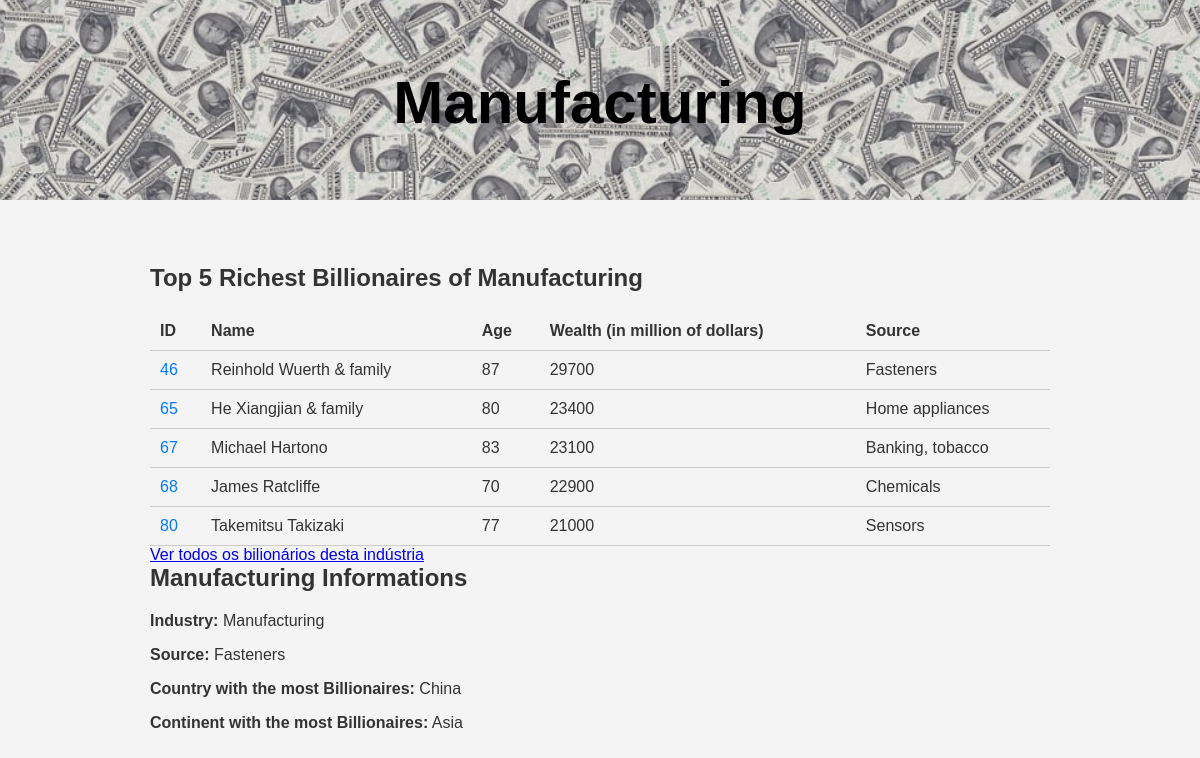
The app's page /industry_details/Manufacturing with its own data.
### tables this page shows
CREATE TABLE People (
        id INTEGER PRIMARY KEY,
        position INTEGER,
        wealth INTEGER,
        full_name TEXT,
        age INTEGER,
        citizenship TEXT,
        gender TEXT,
        birth_date NUMERIC,
        last_name TEXT,
        first_name TEXT,
        birth_year INTEGER,
        birth_month NUMERIC,
        birth_day INTEGER,
        residence_id INTEGER REFERENCES Residences (id),
        industry_id INTEGER REFERENCES Industries (id)
    );

CREATE TABLE Industries (
        id INTEGER PRIMARY KEY,
        industry TEXT,
        source TEXT
    );

CREATE TABLE Continents (
        id INTEGER PRIMARY KEY,
        continent TEXT
    );

### app.py (the view)
@app.route('/industry_details/<string:industry_name>')
def industry_details(industry_name):
    industry_details_query = """
    SELECT p.id, p.full_name, p.age, p.wealth, i.source
    FROM industries i
    JOIN people p ON i.id = p.industry_id
    WHERE i.industry=?
    ORDER BY wealth DESC
    LIMIT 5
    """
    country_and_continent_query = """
    SELECT r.country_of_residence AS country_name, ct.continent
    FROM industries i
    JOIN people p ON i.id = p.industry_id
    JOIN residences r ON p.residence_id = r.id
    JOIN countries c ON r.country_id = c.id
    JOIN continents ct ON c.continent_id = ct.id
    WHERE i.industry = ?
    GROUP BY r.country_of_residence, ct.continent
    ORDER BY COUNT(p.id) DESC
    LIMIT 1;
    """
    _, top_billionaires = execute_query(industry_details_query, (industry_name,))
    _, country_and_continent = execute_query(country_and_continent_query, (industry_name,))
    if top_billionaires and country_and_continent:
        industry_name = industry_name
        source = top_billionaires[0][4]
        country = country_and_continent[0][0]
        continent = country_and_continent[0][1]
    else:
        source = country = continent = "N/A"
    return render_template('industry_details.html',
                           industry_name=industry_name,
                           top_billionaires=top_billionaires,
                           source=source,
                           country=country,
                           continent=continent)

### app.py (called while the page is built)
def execute_query(query, params=None):
    conn = sqlite3.connect(db_path)
    cursor = conn.cursor()
    cursor.execute(query, params or [])
    columns = [description[0] for description in cursor.description]
    results = cursor.fetchall()
    conn.close()
    return columns, results

### templates/industry_details.html (shortened to what this page needs)
<!DOCTYPE html>
<html lang="pt">
<head>
    <link rel="stylesheet" href="{{ url_for('static', filename='style.css') }}">
</head>
<body>
    <header>
        <img src="{{ url_for('static', filename='header-image.jpg') }}" alt="Header Image" class="header-image">
        <h1 class="header-title">{{ industry_name }}</h1>
    </header>
    <main>
        <h2>Top 5 Richest Billionaires of {{ industry_name }}</h2>
        <table>
            <thead>
                <tr>
                    <th>ID</th>
                    <th>Name</th>
                    <th>Age</th>
                    <th>Wealth (in million of dollars)</th>
                    <th>Source</th>
                </tr>
            </thead>
            <tbody>
                {% for billionaire in top_billionaires %}
                <tr>
                    <td><a href="/billionaire/{{ billionaire[0] }}">{{ billionaire[0] }}</a></td>
                    <td>{{ billionaire[1] }}</td>
                    <td>{{ billionaire[2] }}</td>
                    <td>{{ billionaire[3] }}</td>
                    <td>{{ billionaire[4] }}</td>
                </tr>
                {% endfor %}
            </tbody>
        </table>
        <a href="{{ url_for('industry_all', industry_name=industry_name) }}">Ver todos os bilionários desta indústria</a>
        <h2>{{ industry_name }} Informations</h2>
        <p><strong>Industry:</strong> {{ industry_name }}</p>
        <p><strong>Source:</strong> {{ source }}</p>
        <p><strong>Country with the most Billionaires:</strong> {{ country }}</p>
        <p><strong>Continent with the most Billionaires:</strong> {{ continent }}</p>
    </main>
</body>
</html>

### static/style.css (style rules this page uses)
body { font-family: Arial, sans-serif; margin: 0; padding: 0; background-color: #f4f4f4; color: #333; }
header { position: relative; text-align: center; color: black; margin-bottom:40px; }
.header-image { width: 100%; height: 200px; object-fit: cover; opacity: 0.8; }
.header-title { position: absolute; top: 50%; left: 50%; transform: translate(-50%, -50%); color: black; font-size: 60px; font-weight: bold; margin: 0; }
h2 { margin-top:00px; }
main { padding: 20px; max-width: 900px; margin: 0 auto; }
table { width: 100%; border-collapse: collapse; margin-top: 20px; }
table th, table td { text-align: left; padding: 10px; border-bottom: 1px solid #ccc; }
table th { background-color: #f4f4f4; }
table td a { color: #007BFF; text-decoration: none; }

### records on screen
People: id "46", full_name "Reinhold Wuerth & family", age "87", wealth "29700", source "Fasteners"
People: id "65", full_name "He Xiangjian & family", age "80", wealth "23400", source "Home appliances"
People: id "67", full_name "Michael Hartono", age "83", wealth "23100", source "Banking, tobacco"
People: id "68", full_name "James Ratcliffe", age "70", wealth "22900", source "Chemicals"
People: id "80", full_name "Takemitsu Takizaki", age "77", wealth "21000", source "Sensors"
Industries: source "Fasteners"
Continents: continent "Asia"

### other values on screen
{{ industry_name }} "Manufacturing"
{{ country }} "China"
